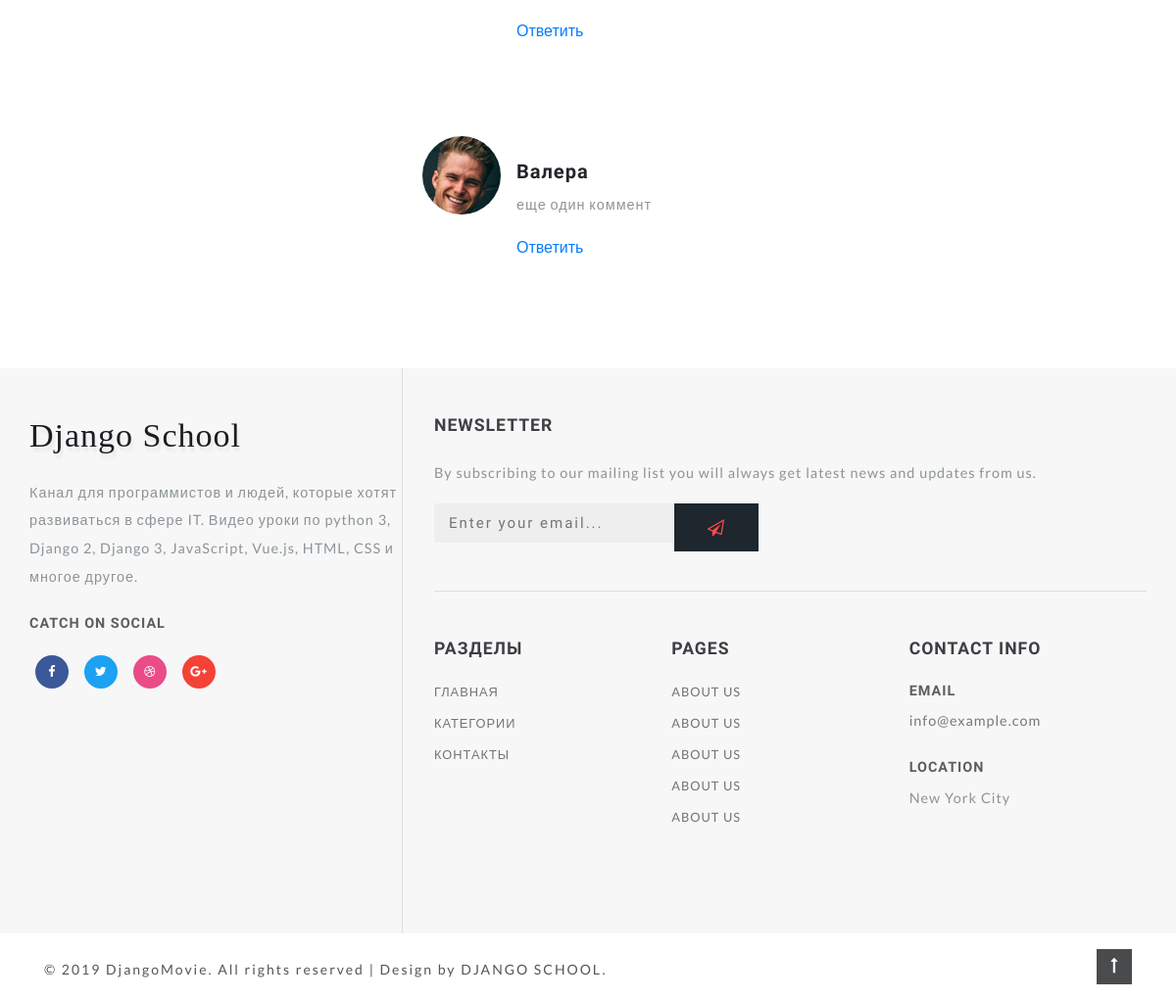
/SilentPlase2/ (lower part), run on an earlier commit of the app's database.
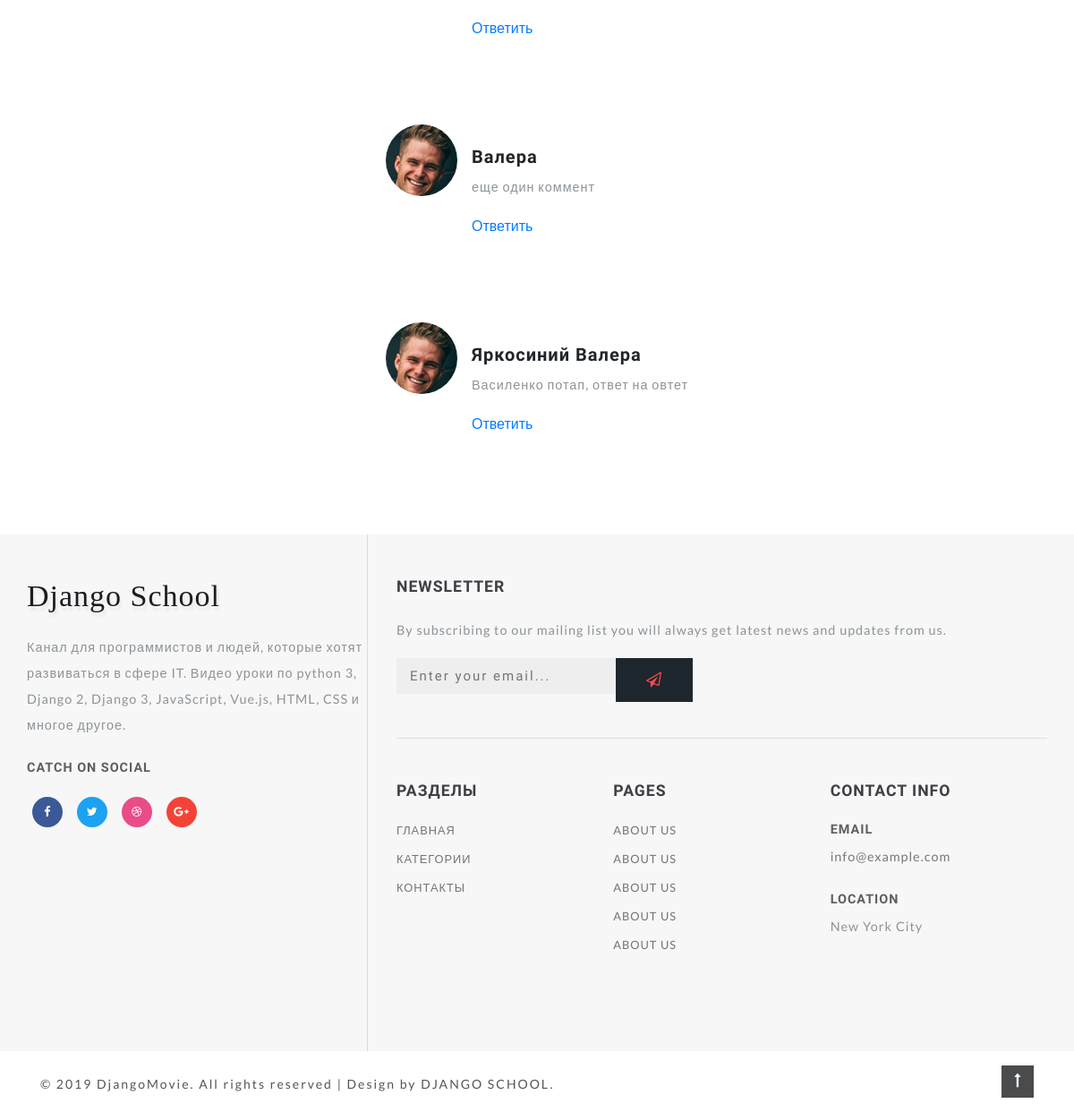
And on a later commit of the database.
### movies/models.py (models this page shows, shortened)
class Review(models.Model):
    email = models.EmailField(verbose_name="Электронная почта")
    name = models.CharField(verbose_name="Имя", max_length=150)
    text = models.TextField(verbose_name="Отзыв", max_length=5000)
    parent = models.ForeignKey('self', verbose_name="Родитель", on_delete=models.SET_NULL, blank=True, null=True)
    movie = models.ForeignKey('Movie', verbose_name="Фильм", on_delete=models.CASCADE)
    class Meta:
        verbose_name = 'Отзыв'
        verbose_name_plural = 'Отзывы'

### movies/views.py (the view)
# urls.py: path('<slug:slug>/', MovieDetailView.as_view(), name='movie_detail'),
class MovieDetailView(DetailView):
    model = Movie
    slug_field = "url"
    template_name = "movies/movie_detail.html"

### movies/models.py (called while the page is built)
    def __str__(self):
        return f'{self.name}'

    def __str__(self):
        return f"{self.name}"

### templates/movies/movie_detail.html (shortened to what this page needs)
{% extends "movies/base.html" %}
{% block container %}
    <div class="container py-md-3">
{% endblock %}
{% block sidebar %}
    <div class="side-bar col-lg-4">
{% endblock sidebar %}
{% block movie %}
    <div class="left-ads-display col-lg-8">
        {% for review in movie.review_set.all %}
            <div class="media py-5">
                <img src="images/te2.jpg" class="mr-3 img-fluid" alt="image"
                     style="outline: none; cursor: inherit;">
                <div class="media-body mt-4">
                    <h5 class="mt-0 editContent">
                        {{ review.name }}
                    </h5>
                    <p class="mt-2 editContent">
                        {{ review.text }}
                    </p>
                    <a href="#formReview" onclick="addReview('{{ review.name }}', '{{ review.id }}')">Ответить</a>
                </div>
            </div>
        {% endfor %}
    </div>
    </div>
{% endblock %}

What changed in the data, as far as the page shows it:
added Review: name "Яркосиний Валера", text "Василенко потап, ответ на овтет"
